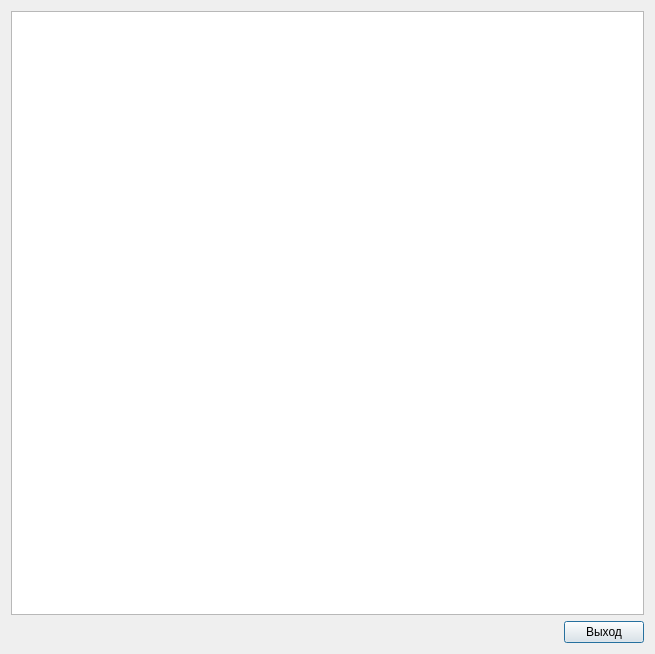
<?xml version="1.0" encoding="UTF-8"?>
<ui version="4.0">
 <class>shortcut</class>
 <widget class="QDialog" name="shortcut">
  <property name="geometry">
   <rect>
    <x>0</x>
    <y>0</y>
    <width>655</width>
    <height>654</height>
   </rect>
  </property>
  <property name="windowTitle">
   <string>Dialog</string>
  </property>
  <layout class="QVBoxLayout" name="verticalLayout">
   <item>
    <widget class="QTableWidget" name="tableWidget"/>
   </item>
   <item>
    <widget class="QPushButton" name="pushButton">
     <property name="sizePolicy">
      <sizepolicy hsizetype="Maximum" vsizetype="Fixed">
       <horstretch>0</horstretch>
       <verstretch>0</verstretch>
      </sizepolicy>
     </property>
     <property name="layoutDirection">
      <enum>Qt::RightToLeft</enum>
     </property>
     <property name="text">
      <string>Выход</string>
     </property>
    </widget>
   </item>
  </layout>
 </widget>
 <resources/>
 <connections/>
</ui>
